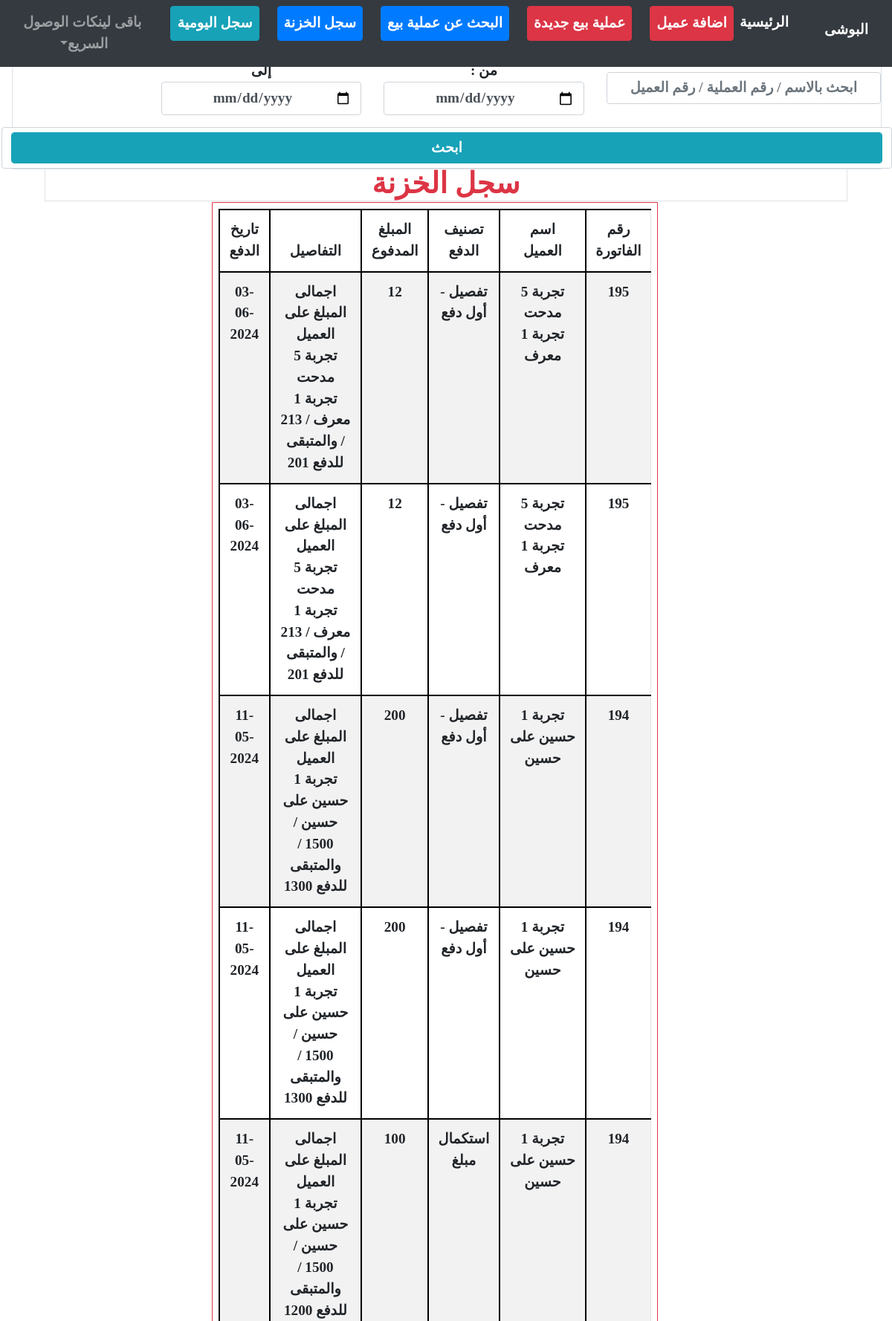
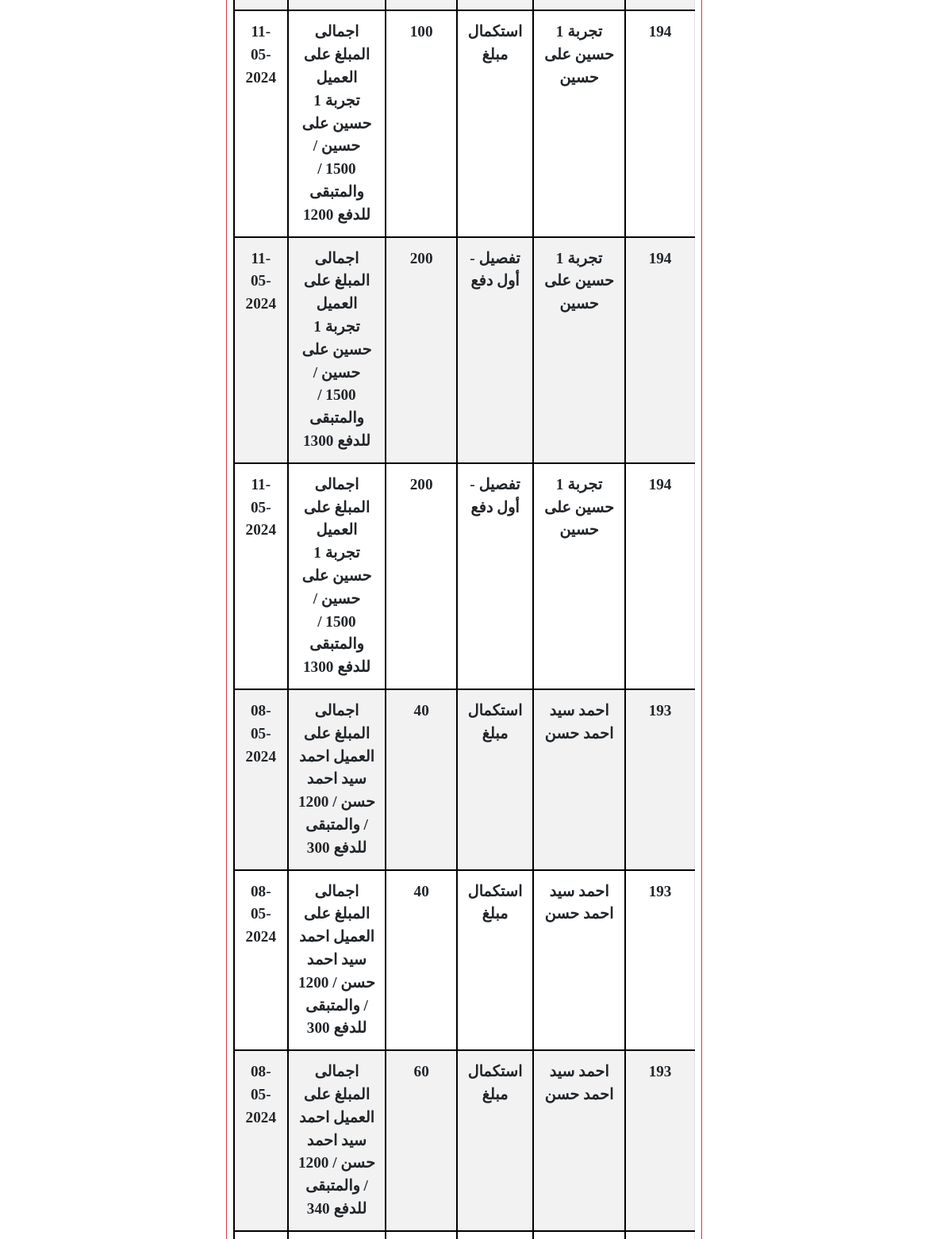
Page /kazna/old_list/ (upper part) on the committed database (2 pictures, top to bottom).
### kazna/models.py (models this page shows)
class Record (TimeStampMixin,models.Model):
    typee = [
        ('in'   ,   'وارد'),
        ('out'  ,   'صادر')
    ]
    kind            = models.CharField(max_length=35, choices=typee, null=True, blank=True, verbose_name="نوع المبلغ", default="in")
    masterInvoice   = models.ForeignKey(MasterInvoice, on_delete=models.CASCADE, verbose_name="الفاتورة")
    amount          = models.IntegerField(null=True, blank=True, verbose_name="المبلغ")
    classs           = models.CharField(max_length=35, null=True, blank=True, verbose_name="تصنيف الدفع")
    details         = models.TextField(null=True, blank=True, verbose_name="التفصيل")

### order/models.py (models this page shows, shortened)
class MasterInvoice( TimeStampMixin,models.Model):
    old_counter = models.PositiveIntegerField(default=1, editable=False)
    counter     = models.PositiveIntegerField(default=1, editable=False)
    invoiceType = [
        ('قماش الدكان-رجالى', 'قماش الدكان-رجالى'),
        ('قماش الدكان-حريمى', 'قماش الدكان-حريمى'),
        ('قماش خارجى-رجالى', 'قماش خارجى-رجالى'),
        ('قماش خارجى-حريمى', 'قماش خارجى-حريمى'),
        ('بيع قماش', 'بيع قماش'),
    ]
    clientMI    = models.ForeignKey(Client, related_name='master_invoices', on_delete=models.CASCADE, verbose_name="العميل")
    invoiceType = models.CharField(max_length=35, choices=invoiceType, null=True, blank=True, verbose_name="نوع الطلب", default="قماش الدكان-رجالى")
    confirmed   = models.BooleanField(default=False)

### client/models.py (models this page shows, shortened)
class TimeStampMixin(models.Model):
    created_at      = models.DateTimeField(auto_now_add=True,null=True)
    updated_at      = models.DateTimeField(auto_now=True,null=True)
    is_deleted      = models.BooleanField(default=False)

class Client(TimeStampMixin, models.Model):
    GENDER_CHOICES = [
        ('male', 'رجالى'),
        ('female', 'حريمى'),
    ]
    counter     = models.PositiveIntegerField(default=0, verbose_name="رقم العميل")
    FName       = models.CharField(max_length=15, null=True, blank=True, verbose_name="الاسم الاول") # الاسم الاول
    SName       = models.CharField(max_length=15, null=True, blank=True, verbose_name="الاسم الثانى") # الاسم الثانى
    TName       = models.CharField(max_length=15, null=True, blank=True, verbose_name="الاسم الثالث") # الاسم الثالث
    LName       = models.CharField(max_length=15, null=True, blank=True, verbose_name="الاسم الرابع") # الاسم الرابع
    name        = models.CharField(max_length=60, null=True, blank=True, db_index=True,verbose_name="الاسم بالكامل") # الاسم بالكامل
    kindMale    = models.CharField(max_length=10, choices=GENDER_CHOICES, null=True, blank=True, verbose_name="نوع العميل", default="male" )
    book        = models.CharField(max_length=50, null=True, blank=True, verbose_name="اسم الدفتر")
    page        = models.IntegerField(null=True, blank=True, verbose_name="صفحة رقم")
    phone       = models.CharField(max_length=50, null=True, blank=True, db_index=True, verbose_name="رقم التليفون")
    address     = models.CharField(max_length=50, null=True, blank=True, verbose_name="العنوان")

class TimeStampMixin(models.Model):
    created_at      = models.DateTimeField(auto_now_add=True,null=True)
    updated_at      = models.DateTimeField(auto_now=True,null=True)
    is_deleted      = models.BooleanField(default=False)

### kazna/views.py (the view, shortened to what this page needs)
# urls.py: path('old_list/', oldRecordsListView.as_view(), name="old_list"),
class oldRecordsListView(ListView):
    model               =   Record
    template_name       =   'kazna/oldRecordsList.html'
    context_object_name =   'records'
    ordering            =   '-created_at'
    def get_queryset(self):
        queryset = super().get_queryset()
        search_query = self.request.GET.get('q')
        from_date = self.request.GET.get('from')
        to_date = self.request.GET.get('to')
        return queryset.order_by('-created_at')

### kazna/templates/kazna/oldRecordsList.html (shortened to what this page needs)
{% extends "homee/index.html" %}
{% load crispy_forms_tags %}
{% block content %}
<div class="container-fluid text-center m-auto">
    <div class="row w-100" style=" position: fixed; top: 5rem; display: inline-block; left: 1rem; z-index:2;" >
        <div class="col-12">
            <form class="border m-auto " action="#" >
                <div class="row">
                    <div class="col-4">
                        <input class="w-100 form-control mt-3" name="q" placeholder="ابحث بالاسم / رقم العملية / رقم العميل">
                    </div>
                    <div class="col-3">
                        من :
                        <input type="date" class="w-100 form-control" name="from">
                    </div>
                    <div class="col-3">
                        إلى
                        <input type="date" class="w-100 form-control" name="to">
                    </div>
                    <div class="form-control mr-auto ml-auto mt-3">
                        <input type="submit" class="form-control btn btn-info" value="ابحث">
                    </div>
                </div>
            </form>
        </div>
    </div>
    <br>
    <br>
    <br>
    <h1 class="h4 border text-danger" style=" margin-top: 4.5rem; font-size: 2.45rem; font-weight: 900; ">سجل الخزنة</h1>
    <div class="row bg-white w-100 " style=" position: fixed; top: 17rem; display: inline-block; left: 0rem; z-index:2; overflow:scroll; height:67vh">
        <table class="table-responsive table border border-danger p-2 text-center table-striped table-hover table-bordered w-50 mr-auto ml-auto" style="margin-bottom:10rem" id="" style="">
            <thead>
                <tr>
                    <th>رقم الفاتورة</th>
                    <th>اسم العميل</th>
                    <th>تصنيف الدفع</th>
                    <th>المبلغ المدفوع</th>
                    <th>التفاصيل</th>
                    <th>تاريخ الدفع</th>
                </tr>
            </thead>
            <tbody>
                {% for record in records %}
                <tr>
                    <td>{{ record.masterInvoice.counter }}</td>
                    <td>{{ record.masterInvoice.clientMI.name }}</td>
                    <td>{{ record.classs }}</td>
                    <td>{{ record.amount }}</td>
                    <td>{{ record.details }}</td>
                    <td>{{ record.created_at|date:'d-m-Y' }}</td>
                </tr>
                {% endfor %}
            </tbody>
        </table>
</div>
{% endblock %}

### home/static/homee/css/style.css (style rules this page uses)
body, .h3, h1.h1, .btn:not(:disabled):not(.disabled), label, select, input { text-align: center!important; font-size: 1.2rem!important; font-weight: 900!important; font-family: none!important; }

### rows in the picture
Record: masterInvoice.counter "195", masterInvoice.clientMI.name "تجربة 5 مدحت تجربة 1 معرف", classs "تفصيل - أول دفع", amount "12", details "اجمالى المبلغ على العميل تجربة 5 مدحت تجربة 1 معرف / 213 / والمتبقى للدفع 201", created_at "03-06-2024"
Record: masterInvoice.counter "195", masterInvoice.clientMI.name "تجربة 5 مدحت تجربة 1 معرف", classs "تفصيل - أول دفع", amount "12", details "اجمالى المبلغ على العميل تجربة 5 مدحت تجربة 1 معرف / 213 / والمتبقى للدفع 201", created_at "03-06-2024"
Record: masterInvoice.counter "194", masterInvoice.clientMI.name "تجربة 1 حسين على حسين", classs "تفصيل - أول دفع", amount "200", details "اجمالى المبلغ على العميل تجربة 1 حسين على حسين / 1500 / والمتبقى للدفع 1300", created_at "11-05-2024"
Record: masterInvoice.counter "194", masterInvoice.clientMI.name "تجربة 1 حسين على حسين", classs "تفصيل - أول دفع", amount "200", details "اجمالى المبلغ على العميل تجربة 1 حسين على حسين / 1500 / والمتبقى للدفع 1300", created_at "11-05-2024"
Record: masterInvoice.counter "194", masterInvoice.clientMI.name "تجربة 1 حسين على حسين", classs "استكمال مبلغ", amount "100", details "اجمالى المبلغ على العميل تجربة 1 حسين على حسين / 1500 / والمتبقى للدفع 1200", created_at "11-05-2024"
Record: masterInvoice.counter "194", masterInvoice.clientMI.name "تجربة 1 حسين على حسين", classs "استكمال مبلغ", amount "100", details "اجمالى المبلغ على العميل تجربة 1 حسين على حسين / 1500 / والمتبقى للدفع 1200", created_at "11-05-2024"
Record: masterInvoice.counter "194", masterInvoice.clientMI.name "تجربة 1 حسين على حسين", classs "تفصيل - أول دفع", amount "200", details "اجمالى المبلغ على العميل تجربة 1 حسين على حسين / 1500 / والمتبقى للدفع 1300", created_at "11-05-2024"
Record: masterInvoice.counter "194", masterInvoice.clientMI.name "تجربة 1 حسين على حسين", classs "تفصيل - أول دفع", amount "200", details "اجمالى المبلغ على العميل تجربة 1 حسين على حسين / 1500 / والمتبقى للدفع 1300", created_at "11-05-2024"
Record: masterInvoice.counter "193", masterInvoice.clientMI.name "احمد سيد احمد حسن", classs "استكمال مبلغ", amount "40", details "اجمالى المبلغ على العميل احمد سيد احمد حسن / 1200 / والمتبقى للدفع 300", created_at "08-05-2024"
Record: masterInvoice.counter "193", masterInvoice.clientMI.name "احمد سيد احمد حسن", classs "استكمال مبلغ", amount "40", details "اجمالى المبلغ على العميل احمد سيد احمد حسن / 1200 / والمتبقى للدفع 300", created_at "08-05-2024"
Record: masterInvoice.counter "193", masterInvoice.clientMI.name "احمد سيد احمد حسن", classs "استكمال مبلغ", amount "60", details "اجمالى المبلغ على العميل احمد سيد احمد حسن / 1200 / والمتبقى للدفع 340", created_at "08-05-2024"
